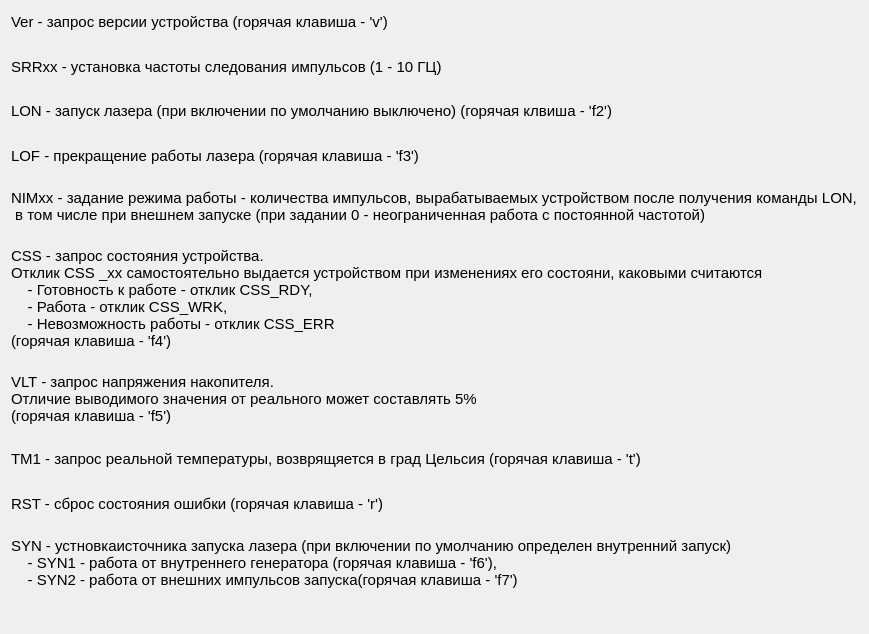
<?xml version="1.0" encoding="UTF-8"?>
<ui version="4.0">
 <class>InfoWindow</class>
 <widget class="QDialog" name="InfoWindow">
  <property name="geometry">
   <rect>
    <x>0</x>
    <y>0</y>
    <width>869</width>
    <height>634</height>
   </rect>
  </property>
  <property name="maximumSize">
   <size>
    <width>869</width>
    <height>634</height>
   </size>
  </property>
  <property name="font">
   <font>
    <pointsize>11</pointsize>
   </font>
  </property>
  <property name="windowTitle">
   <string>INFO</string>
  </property>
  <layout class="QGridLayout" name="gridLayout">
   <item row="0" column="0">
    <layout class="QVBoxLayout" name="verticalLayout">
     <item>
      <widget class="QLabel" name="label">
       <property name="text">
        <string>Ver - запрос версии устройства (горячая клавиша - 'v')
</string>
       </property>
      </widget>
     </item>
     <item>
      <widget class="QLabel" name="label_2">
       <property name="text">
        <string>SRRxx - установка частоты следования импульсов (1 - 10 ГЦ)
</string>
       </property>
      </widget>
     </item>
     <item>
      <widget class="QLabel" name="label_3">
       <property name="text">
        <string>LON - запуск лазера (при включении по умолчанию выключено) (горячая клвиша - 'f2')
</string>
       </property>
      </widget>
     </item>
     <item>
      <widget class="QLabel" name="label_4">
       <property name="text">
        <string>LOF - прекращение работы лазера (горячая клавиша - 'f3')
</string>
       </property>
      </widget>
     </item>
     <item>
      <widget class="QLabel" name="label_5">
       <property name="text">
        <string>NIMxx - задание режима работы - количества импульсов, вырабатываемых устройством после получения команды LON,
 в том числе при внешнем запуске (при задании 0 - неограниченная работа с постоянной частотой) 
</string>
       </property>
      </widget>
     </item>
     <item>
      <widget class="QLabel" name="label_6">
       <property name="text">
        <string>CSS - запрос состояния устройства.
Отклик CSS _xx самостоятельно выдается устройством при изменениях его состояни, каковыми считаются 
    - Готовность к работе - отклик CSS_RDY,
    - Работа - отклик CSS_WRK,
    - Невозможность работы - отклик CSS_ERR
(горячая клавиша - 'f4')
</string>
       </property>
      </widget>
     </item>
     <item>
      <widget class="QLabel" name="label_7">
       <property name="text">
        <string>VLT - запрос напряжения накопителя.
Отличие выводимого значения от реального может составлять 5%
(горячая клавиша - 'f5')
</string>
       </property>
      </widget>
     </item>
     <item>
      <widget class="QLabel" name="label_8">
       <property name="text">
        <string>TM1 - запрос реальной температуры, возврящяется в град Цельсия (горячая клавиша - 't')
</string>
       </property>
      </widget>
     </item>
     <item>
      <widget class="QLabel" name="label_9">
       <property name="text">
        <string>RST - сброс состояния ошибки (горячая клавиша - 'r')
</string>
       </property>
      </widget>
     </item>
     <item>
      <widget class="QLabel" name="label_10">
       <property name="text">
        <string>SYN - устновкаисточника запуска лазера (при включении по умолчанию определен внутренний запуск)
    - SYN1 - работа от внутреннего генератора (горячая клавиша - 'f6'),
    - SYN2 - работа от внешних импульсов запуска(горячая клавиша - 'f7')

</string>
       </property>
      </widget>
     </item>
    </layout>
   </item>
  </layout>
 </widget>
 <resources/>
 <connections/>
</ui>
